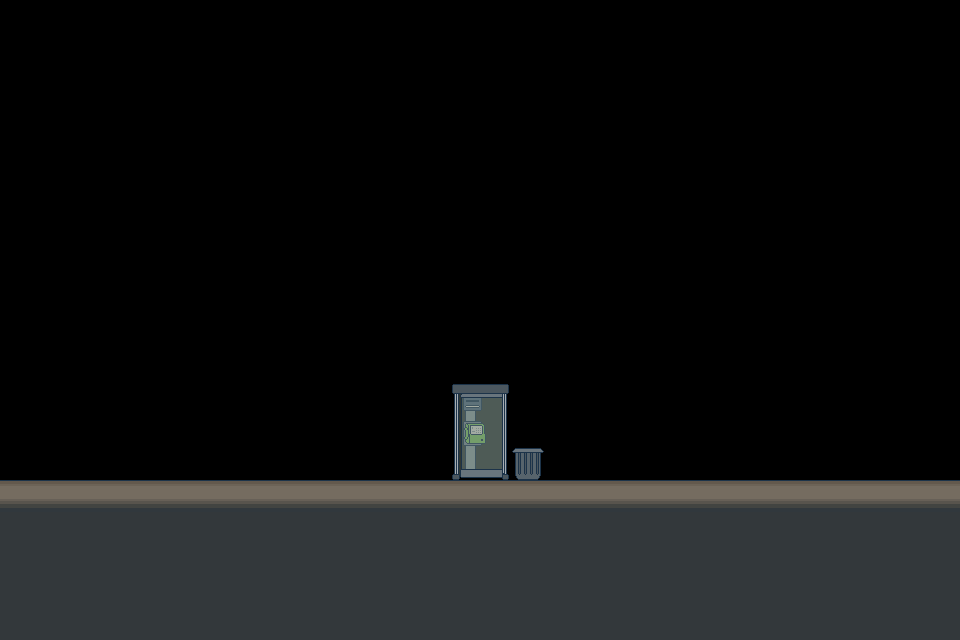

A level layout from a 2D game, rendered from its tile map. Below: a short description, then the map file with its tile-grid data intact:
An orthogonal 30x20 tile map with 32x32 px tiles, 2 tile layers (collisions, objets).

<map version="1.9" tiledversion="1.9.2" orientation="orthogonal" renderorder="right-down" width="30" height="20" tilewidth="32" tileheight="32" infinite="0" nextlayerid="3" nextobjectid="1">
 <tileset firstgid="1" name="tileset" tilewidth="32" tileheight="32" tilecount="2500" columns="50">
  <image source="../tileset.png" width="1600" height="1600" />
 </tileset>
 <layer id="1" name="collisions" width="30" height="20">
  <data encoding="csv">
0,0,0,0,0,0,0,0,0,0,0,0,0,0,0,0,0,0,0,0,0,0,0,0,0,0,0,0,0,0,
0,0,0,0,0,0,0,0,0,0,0,0,0,0,0,0,0,0,0,0,0,0,0,0,0,0,0,0,0,0,
0,0,0,0,0,0,0,0,0,0,0,0,0,0,0,0,0,0,0,0,0,0,0,0,0,0,0,0,0,0,
0,0,0,0,0,0,0,0,0,0,0,0,0,0,0,0,0,0,0,0,0,0,0,0,0,0,0,0,0,0,
0,0,0,0,0,0,0,0,0,0,0,0,0,0,0,0,0,0,0,0,0,0,0,0,0,0,0,0,0,0,
0,0,0,0,0,0,0,0,0,0,0,0,0,0,0,0,0,0,0,0,0,0,0,0,0,0,0,0,0,0,
0,0,0,0,0,0,0,0,0,0,0,0,0,0,0,0,0,0,0,0,0,0,0,0,0,0,0,0,0,0,
0,0,0,0,0,0,0,0,0,0,0,0,0,0,0,0,0,0,0,0,0,0,0,0,0,0,0,0,0,0,
0,0,0,0,0,0,0,0,0,0,0,0,0,0,0,0,0,0,0,0,0,0,0,0,0,0,0,0,0,0,
0,0,0,0,0,0,0,0,0,0,0,0,0,0,0,0,0,0,0,0,0,0,0,0,0,0,0,0,0,0,
0,0,0,0,0,0,0,0,0,0,0,0,0,0,0,0,0,0,0,0,0,0,0,0,0,0,0,0,0,0,
0,0,0,0,0,0,0,0,0,0,0,0,0,0,0,0,0,0,0,0,0,0,0,0,0,0,0,0,0,0,
0,0,0,0,0,0,0,0,0,0,0,0,0,0,0,0,0,0,0,0,0,0,0,0,0,0,0,0,0,0,
0,0,0,0,0,0,0,0,0,0,0,0,0,0,0,0,0,0,0,0,0,0,0,0,0,0,0,0,0,0,
0,0,0,0,0,0,0,0,0,0,0,0,0,0,0,0,0,0,0,0,0,0,0,0,0,0,0,0,0,0,
1610613257,1610613257,1610613257,1610613257,1610613257,1610613257,1610613257,1610613257,1610613257,1610613257,1610613257,1610613257,1610613257,1610613257,1610613257,1610613257,1610613257,1610613257,1610613257,1610613257,1610613257,1610613257,1610613257,1610613257,1610613257,1610613257,1610613257,1610613257,1610613257,1610613257,
522,522,522,522,522,522,522,522,522,522,522,522,522,522,522,522,522,522,522,522,522,522,522,522,522,522,522,522,522,522,
522,522,522,522,522,522,522,522,522,522,522,522,522,522,522,522,522,522,522,522,522,522,522,522,522,522,522,522,522,522,
522,522,522,522,522,522,522,522,522,522,522,522,522,522,522,522,522,522,522,522,522,522,522,522,522,522,522,522,522,522,
522,522,522,522,522,522,522,522,522,522,522,522,522,522,522,522,522,522,522,522,522,522,522,522,522,522,522,522,522,522
</data>
 </layer>
 <layer id="2" name="objets" width="30" height="20">
  <data encoding="csv">
0,0,0,0,0,0,0,0,0,0,0,0,0,0,0,0,0,0,0,0,0,0,0,0,0,0,0,0,0,0,
0,0,0,0,0,0,0,0,0,0,0,0,0,0,0,0,0,0,0,0,0,0,0,0,0,0,0,0,0,0,
0,0,0,0,0,0,0,0,0,0,0,0,0,0,0,0,0,0,0,0,0,0,0,0,0,0,0,0,0,0,
0,0,0,0,0,0,0,0,0,0,0,0,0,0,0,0,0,0,0,0,0,0,0,0,0,0,0,0,0,0,
0,0,0,0,0,0,0,0,0,0,0,0,0,0,0,0,0,0,0,0,0,0,0,0,0,0,0,0,0,0,
0,0,0,0,0,0,0,0,0,0,0,0,0,0,0,0,0,0,0,0,0,0,0,0,0,0,0,0,0,0,
0,0,0,0,0,0,0,0,0,0,0,0,0,0,0,0,0,0,0,0,0,0,0,0,0,0,0,0,0,0,
0,0,0,0,0,0,0,0,0,0,0,0,0,0,0,0,0,0,0,0,0,0,0,0,0,0,0,0,0,0,
0,0,0,0,0,0,0,0,0,0,0,0,0,0,0,0,0,0,0,0,0,0,0,0,0,0,0,0,0,0,
0,0,0,0,0,0,0,0,0,0,0,0,0,0,0,0,0,0,0,0,0,0,0,0,0,0,0,0,0,0,
0,0,0,0,0,0,0,0,0,0,0,0,0,0,0,0,0,0,0,0,0,0,0,0,0,0,0,0,0,0,
0,0,0,0,0,0,0,0,0,0,0,0,0,0,0,0,0,0,0,0,0,0,0,0,0,0,0,0,0,0,
0,0,0,0,0,0,0,0,0,0,0,0,0,0,812,813,0,0,0,0,0,0,0,0,0,0,0,0,0,0,
0,0,0,0,0,0,0,0,0,0,0,0,0,0,862,863,0,0,0,0,0,0,0,0,0,0,0,0,0,0,
0,0,0,0,0,0,0,0,0,0,0,0,0,0,912,913,711,0,0,0,0,0,0,0,0,0,0,0,0,0,
0,0,0,0,0,0,0,0,0,0,0,0,0,0,0,0,0,0,0,0,0,0,0,0,0,0,0,0,0,0,
0,0,0,0,0,0,0,0,0,0,0,0,0,0,0,0,0,0,0,0,0,0,0,0,0,0,0,0,0,0,
0,0,0,0,0,0,0,0,0,0,0,0,0,0,0,0,0,0,0,0,0,0,0,0,0,0,0,0,0,0,
0,0,0,0,0,0,0,0,0,0,0,0,0,0,0,0,0,0,0,0,0,0,0,0,0,0,0,0,0,0,
0,0,0,0,0,0,0,0,0,0,0,0,0,0,0,0,0,0,0,0,0,0,0,0,0,0,0,0,0,0
</data>
 </layer>
</map>
